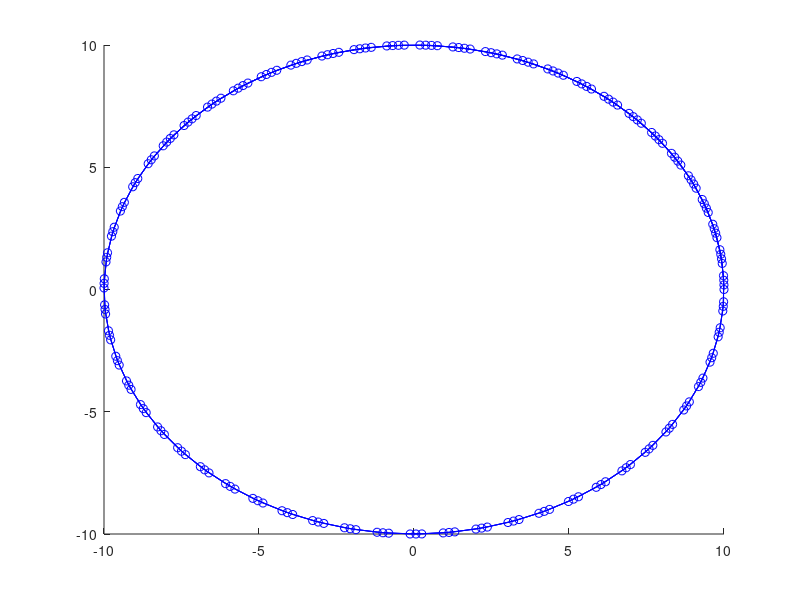

The MATLAB script that drew this image:
function graphs()
    timeMax = 2;
    deltaT = 0.01;
    t = 0:deltaT:timeMax;
    
    size(t')
    
    f = 1.7;
    amplitude = 10;
    dataSin = amplitude * sin(2*pi*f*t);
    dataCos = amplitude * cos(2*pi*f*t);
    
    dataSin(1:10);  
    
    figure
    hold on
    
    h=plot(dataCos, dataSin,'bo-');
    
end